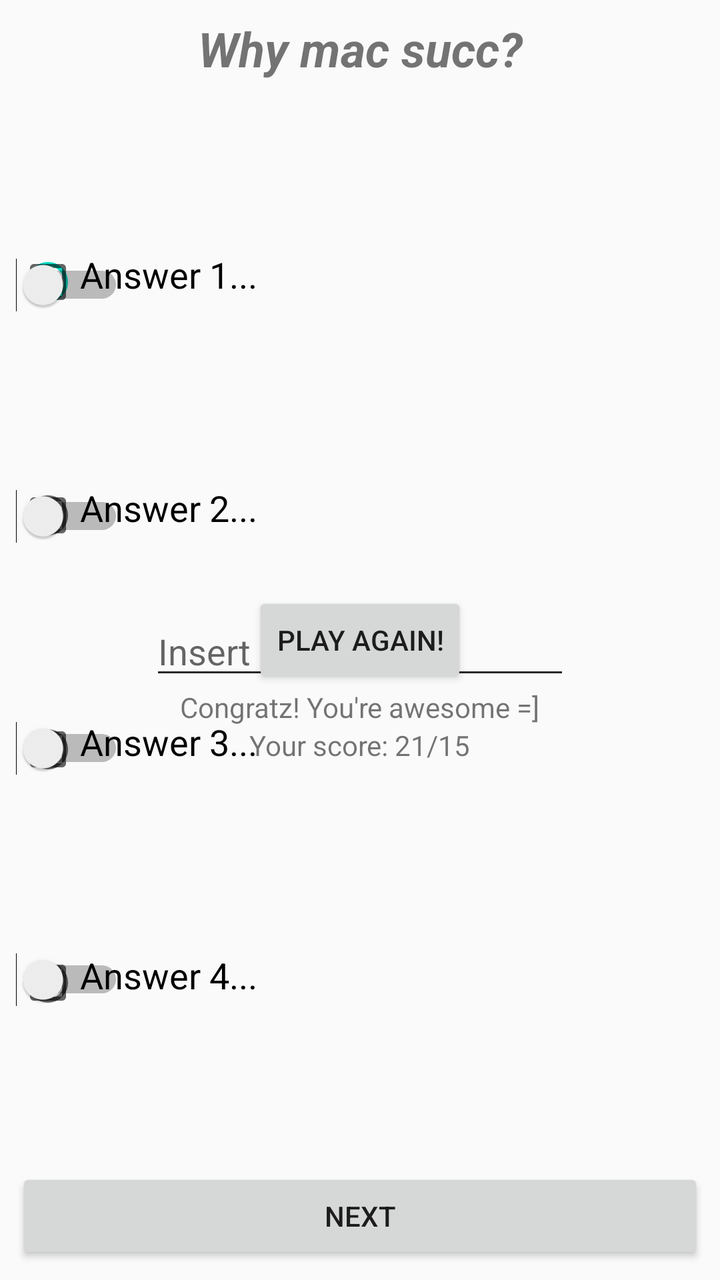
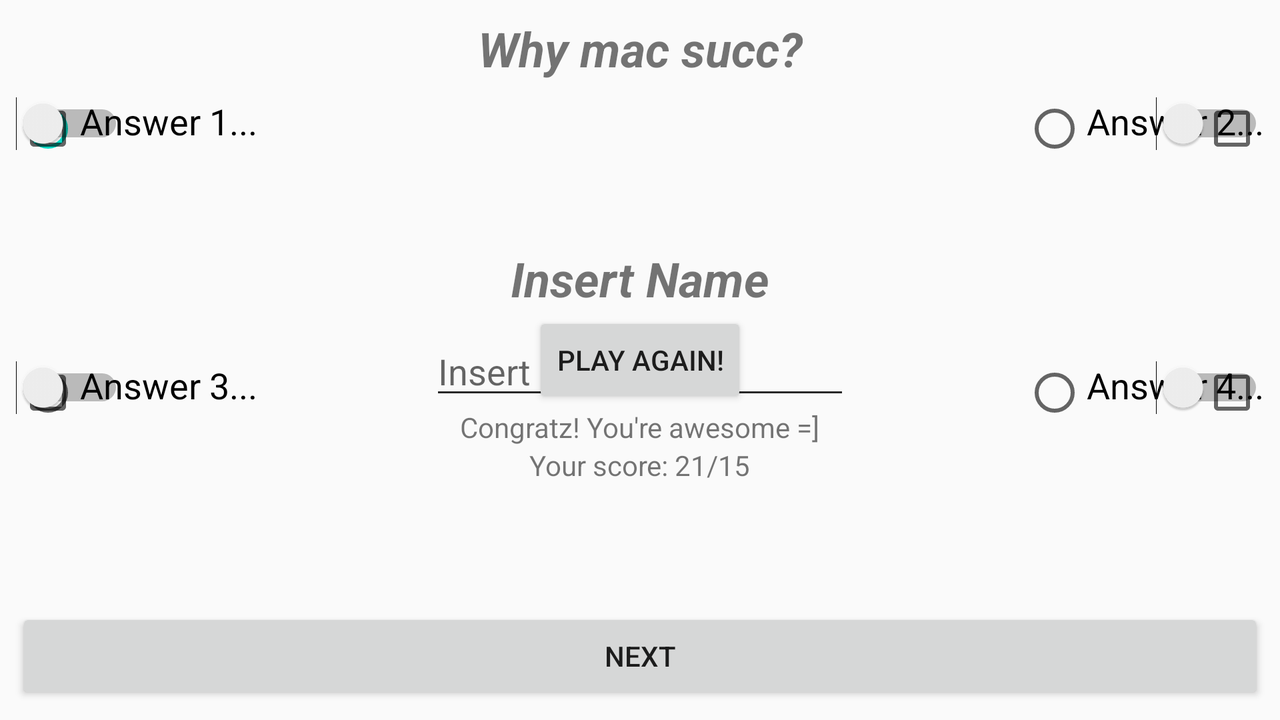

Compare how this app lays out the same screen by default and in its alternative resource folder. The renders come first, then the two layout files and the values they reference.
<!-- AndroidManifest.xml: application theme AppTheme -->
<!-- res/layout/fragment_answer.xml -->
<?xml version="1.0" encoding="utf-8"?>
<android.support.constraint.ConstraintLayout xmlns:android="http://schemas.android.com/apk/res/android"
    xmlns:app="http://schemas.android.com/apk/res-auto"
    xmlns:tools="http://schemas.android.com/tools"
    android:layout_width="match_parent"
    android:layout_height="match_parent">

    <Button
        android:id="@+id/next_button"
        style="@style/BottomButton"
        android:text="@string/next"
        app:layout_constraintBottom_toBottomOf="parent"
        app:layout_constraintEnd_toEndOf="parent"
        app:layout_constraintStart_toStartOf="parent"
        tools:visibility="visible" />

    <Button
        android:id="@+id/play_again_button"
        style="@style/CenterButton"
        android:text="@string/play_again"
        app:layout_constraintBottom_toBottomOf="parent"
        app:layout_constraintEnd_toEndOf="parent"
        app:layout_constraintStart_toStartOf="parent"
        app:layout_constraintTop_toTopOf="parent"
        tools:visibility="visible" />

    <TextView
        android:id="@+id/question_name_tv"
        style="@style/TitleText"
        app:layout_constraintEnd_toEndOf="parent"
        app:layout_constraintStart_toStartOf="parent"
        app:layout_constraintTop_toTopOf="parent"
        tools:text="Why mac succ?"
        tools:visibility="visible" />

    <RadioButton
        android:id="@+id/radio_button_1"
        style="@style/QuizPicker"
        android:checked="true"
        app:layout_constraintBottom_toTopOf="@id/radio_button_2"
        app:layout_constraintStart_toStartOf="parent"
        app:layout_constraintTop_toBottomOf="@id/question_name_tv"
        tools:text="Answer 1..."
        tools:visibility="visible" />

    <RadioButton
        android:id="@+id/radio_button_2"
        style="@style/QuizPicker"
        app:layout_constraintBottom_toTopOf="@id/radio_button_3"
        app:layout_constraintStart_toStartOf="parent"
        app:layout_constraintTop_toBottomOf="@id/radio_button_1"
        tools:text="Answer 2..."
        tools:visibility="visible" />

    <RadioButton
        android:id="@+id/radio_button_3"
        style="@style/QuizPicker"
        app:layout_constraintBottom_toTopOf="@id/radio_button_4"
        app:layout_constraintStart_toStartOf="parent"
        app:layout_constraintTop_toBottomOf="@id/radio_button_2"
        tools:text="Answer 3..."
        tools:visibility="visible" />

    <RadioButton
        android:id="@+id/radio_button_4"
        style="@style/QuizPicker"
        app:layout_constraintBottom_toTopOf="@id/button_barrier"
        app:layout_constraintStart_toStartOf="parent"
        app:layout_constraintTop_toBottomOf="@id/radio_button_3"
        tools:text="Answer 4..."
        tools:visibility="visible" />

    <CheckBox
        android:id="@+id/checkbox_1"
        style="@style/QuizPicker"
        app:layout_constraintBottom_toTopOf="@id/checkbox_2"
        app:layout_constraintStart_toStartOf="parent"
        app:layout_constraintTop_toBottomOf="@id/question_name_tv"
        tools:visibility="visible" />

    <CheckBox
        android:id="@+id/checkbox_2"
        style="@style/QuizPicker"
        app:layout_constraintBottom_toTopOf="@id/checkbox_3"
        app:layout_constraintStart_toStartOf="parent"
        app:layout_constraintTop_toBottomOf="@id/checkbox_1"
        tools:visibility="visible" />

    <CheckBox
        android:id="@+id/checkbox_3"
        style="@style/QuizPicker"
        app:layout_constraintBottom_toTopOf="@id/checkbox_4"
        app:layout_constraintStart_toStartOf="parent"
        app:layout_constraintTop_toBottomOf="@id/checkbox_2"
        tools:visibility="visible" />

    <CheckBox
        android:id="@+id/checkbox_4"
        style="@style/QuizPicker"
        app:layout_constraintBottom_toTopOf="@id/button_barrier"
        app:layout_constraintStart_toStartOf="parent"
        app:layout_constraintTop_toBottomOf="@id/checkbox_3"
        tools:visibility="visible" />

    <Switch
        android:id="@+id/switch_1"
        style="@style/QuizPicker"
        app:layout_constraintBottom_toTopOf="@id/switch_2"
        app:layout_constraintStart_toStartOf="parent"
        app:layout_constraintTop_toBottomOf="@id/question_name_tv"
        tools:visibility="visible" />

    <Switch
        android:id="@+id/switch_2"
        style="@style/QuizPicker"
        app:layout_constraintBottom_toTopOf="@id/switch_3"
        app:layout_constraintStart_toStartOf="parent"
        app:layout_constraintTop_toBottomOf="@id/switch_1"
        tools:visibility="visible" />

    <Switch
        android:id="@+id/switch_3"
        style="@style/QuizPicker"
        app:layout_constraintBottom_toTopOf="@id/switch_4"
        app:layout_constraintStart_toStartOf="parent"
        app:layout_constraintTop_toBottomOf="@id/switch_2"
        tools:visibility="visible" />

    <Switch
        android:id="@+id/switch_4"
        style="@style/QuizPicker"
        app:layout_constraintBottom_toTopOf="@id/button_barrier"
        app:layout_constraintStart_toStartOf="parent"
        app:layout_constraintTop_toBottomOf="@id/switch_3"
        tools:visibility="visible" />

    <EditText
        android:id="@+id/edit_answer"
        style="@style/QuizEdit"
        android:hint="@string/insert_answer_hint"
        app:layout_constraintBottom_toBottomOf="parent"
        app:layout_constraintEnd_toEndOf="parent"
        app:layout_constraintStart_toStartOf="parent"
        app:layout_constraintTop_toTopOf="parent"
        tools:visibility="visible" />

    <TextView
        android:id="@+id/user_name_label"
        style="@style/TitleText"
        android:text="@string/insert_name_label"
        app:layout_constraintBottom_toTopOf="@id/user_name_edit"
        app:layout_constraintEnd_toEndOf="parent"
        app:layout_constraintStart_toStartOf="parent" />

    <EditText
        android:id="@+id/user_name_edit"
        style="@style/QuizNameEdit"
        android:hint="@string/insert_name_hint"
        app:layout_constraintBottom_toBottomOf="parent"
        app:layout_constraintEnd_toEndOf="parent"
        app:layout_constraintStart_toStartOf="parent"
        app:layout_constraintTop_toTopOf="parent"
        tools:visibility="visible" />

    <TextView
        android:id="@+id/congratz_tv"
        android:layout_width="wrap_content"
        android:layout_height="wrap_content"
        android:visibility="invisible"
        app:layout_constraintEnd_toEndOf="parent"
        app:layout_constraintStart_toStartOf="parent"
        app:layout_constraintTop_toBottomOf="@id/play_again_button"
        tools:text="Congratz! You're awesome =]"
        tools:visibility="visible" />

    <TextView
        android:id="@+id/score_tv"
        android:layout_width="wrap_content"
        android:layout_height="wrap_content"
        android:visibility="invisible"
        app:layout_constraintEnd_toEndOf="parent"
        app:layout_constraintStart_toStartOf="parent"
        app:layout_constraintTop_toBottomOf="@id/congratz_tv"
        tools:text="Your score: 21/15"
        tools:visibility="visible" />

    <android.support.constraint.Barrier
        android:id="@+id/button_barrier"
        android:layout_width="wrap_content"
        android:layout_height="wrap_content"
        app:barrierDirection="top"
        app:constraint_referenced_ids="next_button" />

</android.support.constraint.ConstraintLayout>
<!-- resources referenced by this layout -->
<resources>
  <string name="insert_answer_hint">Insert answer…</string>
  <string name="insert_name_hint">Name…</string>
  <string name="insert_name_label">Insert Name</string>
  <string name="next">Next</string>
  <string name="play_again">play again!</string>
  <style name="BottomButton">
          <item name="android:layout_width">0dp</item>
          <item name="android:layout_height">wrap_content</item>
          <item name="android:layout_margin">@dimen/margin_medium</item>
          <item name="android:visibility">invisible</item>
      </style>
  <style name="CenterButton">
          <item name="android:layout_width">wrap_content</item>
          <item name="android:layout_height">wrap_content</item>
          <item name="android:layout_margin">@dimen/margin_medium</item>
          <item name="android:visibility">invisible</item>
      </style>
  <style name="QuizEdit">
          <item name="android:layout_width">wrap_content</item>
          <item name="android:layout_height">wrap_content</item>
          <item name="android:layout_marginStart">@dimen/margin_medium</item>
          <item name="android:layout_marginTop">@dimen/margin_medium</item>
          <item name="android:layout_marginEnd">@dimen/margin_medium</item>
          <item name="android:ems">10</item>
          <item name="android:gravity">start</item>
          <item name="android:minLines">1</item>
          <item name="android:maxLines">4</item>
          <item name="android:hint">@string/chooser_hint</item>
          <item name="android:inputType">textCapSentences|textNoSuggestions|textMultiLine</item>
          <item name="android:visibility">invisible</item>
      </style>
  <style name="QuizNameEdit">
          <item name="android:layout_width">wrap_content</item>
          <item name="android:layout_height">wrap_content</item>
          <item name="android:layout_marginStart">@dimen/margin_medium</item>
          <item name="android:layout_marginTop">@dimen/margin_medium</item>
          <item name="android:layout_marginEnd">@dimen/margin_medium</item>
          <item name="android:ems">10</item>
          <item name="android:gravity">center</item>
          <item name="android:inputType">textCapSentences|textNoSuggestions</item>
          <item name="android:visibility">invisible</item>
      </style>
  <style name="QuizPicker">
          <item name="android:layout_width">wrap_content</item>
          <item name="android:layout_height">wrap_content</item>
          <item name="android:layout_marginStart">@dimen/margin_medium</item>
          <item name="android:layout_marginTop">@dimen/margin_medium</item>
          <item name="android:layout_marginEnd">@dimen/margin_medium</item>
          <item name="android:gravity">start</item>
          <item name="android:textSize">@dimen/picker_text_size</item>
          <item name="android:visibility">invisible</item>
      </style>
  <style name="TitleText">
          <item name="android:layout_width">wrap_content</item>
          <item name="android:layout_height">wrap_content</item>
          <item name="android:layout_margin">@dimen/margin_medium</item>
          <item name="android:textSize">@dimen/label_text_size</item>
          <item name="android:textStyle">bold|italic</item>
          <item name="android:visibility">invisible</item>
      </style>
  <style name="AppTheme" parent="Theme.AppCompat.Light.NoActionBar">
          
          <item name="colorPrimary">@color/colorPrimary</item>
          <item name="colorPrimaryDark">@color/colorPrimaryDark</item>
          <item name="colorAccent">@color/colorAccent</item>
      </style>
  <dimen name="margin_medium">8dp</dimen>
  <string name="chooser_hint">Answer…</string>
  <dimen name="picker_text_size">18sp</dimen>
  <dimen name="label_text_size">24sp</dimen>
</resources>
<!-- res/layout-land/fragment_answer.xml (the repository's variant of the layout above) -->
<!-- drawn on the phone turned sideways -->
<?xml version="1.0" encoding="utf-8"?>
<android.support.constraint.ConstraintLayout xmlns:android="http://schemas.android.com/apk/res/android"
    xmlns:app="http://schemas.android.com/apk/res-auto"
    xmlns:tools="http://schemas.android.com/tools"
    android:layout_width="match_parent"
    android:layout_height="match_parent">

    <Button
        android:id="@+id/next_button"
        style="@style/BottomButton"
        android:text="@string/next"
        app:layout_constraintBottom_toBottomOf="parent"
        app:layout_constraintEnd_toEndOf="parent"
        app:layout_constraintStart_toStartOf="parent"
        tools:visibility="visible" />

    <Button
        android:id="@+id/play_again_button"
        style="@style/CenterButton"
        android:text="@string/play_again"
        app:layout_constraintBottom_toBottomOf="parent"
        app:layout_constraintEnd_toEndOf="parent"
        app:layout_constraintStart_toStartOf="parent"
        app:layout_constraintTop_toTopOf="parent"
        tools:visibility="visible" />

    <TextView
        android:id="@+id/question_name_tv"
        style="@style/TitleText"
        app:layout_constraintEnd_toEndOf="parent"
        app:layout_constraintStart_toStartOf="parent"
        app:layout_constraintTop_toTopOf="parent"
        tools:text="Why mac succ?"
        tools:visibility="visible" />

    <RadioButton
        android:id="@+id/radio_button_1"
        style="@style/QuizPicker"
        android:checked="true"
        app:layout_constraintStart_toStartOf="parent"
        app:layout_constraintTop_toBottomOf="@+id/question_name_tv"
        tools:text="Answer 1..."
        tools:visibility="visible" />

    <RadioButton
        android:id="@+id/radio_button_2"
        style="@style/QuizPicker"
        app:layout_constraintEnd_toEndOf="parent"
        app:layout_constraintTop_toBottomOf="@+id/question_name_tv"
        tools:text="Answer 2..."
        tools:visibility="visible" />

    <RadioButton
        android:id="@+id/radio_button_3"
        style="@style/QuizPicker"
        app:layout_constraintBottom_toTopOf="@id/button_barrier"
        app:layout_constraintStart_toStartOf="parent"
        app:layout_constraintTop_toBottomOf="@+id/radio_button_1"
        tools:text="Answer 3..."
        tools:visibility="visible" />

    <RadioButton
        android:id="@+id/radio_button_4"
        style="@style/QuizPicker"
        app:layout_constraintBottom_toTopOf="@id/button_barrier"
        app:layout_constraintEnd_toEndOf="parent"
        app:layout_constraintTop_toBottomOf="@+id/radio_button_2"
        tools:text="Answer 4..."
        tools:visibility="visible" />

    <CheckBox
        android:id="@+id/checkbox_1"
        style="@style/QuizPicker"
        app:layout_constraintStart_toStartOf="parent"
        app:layout_constraintTop_toBottomOf="@id/question_name_tv"
        tools:visibility="visible" />

    <CheckBox
        android:id="@+id/checkbox_2"
        style="@style/QuizPicker"
        app:layout_constraintEnd_toEndOf="parent"
        app:layout_constraintTop_toBottomOf="@+id/question_name_tv"
        tools:visibility="visible" />

    <CheckBox
        android:id="@+id/checkbox_3"
        style="@style/QuizPicker"
        app:layout_constraintBottom_toTopOf="@id/button_barrier"
        app:layout_constraintStart_toStartOf="parent"
        app:layout_constraintTop_toBottomOf="@id/checkbox_1"
        tools:visibility="visible" />

    <CheckBox
        android:id="@+id/checkbox_4"
        style="@style/QuizPicker"
        app:layout_constraintBottom_toTopOf="@id/button_barrier"
        app:layout_constraintEnd_toEndOf="parent"
        app:layout_constraintTop_toBottomOf="@id/checkbox_2"
        tools:visibility="visible" />

    <Switch
        android:id="@+id/switch_1"
        style="@style/QuizPicker"
        app:layout_constraintStart_toStartOf="parent"
        app:layout_constraintTop_toBottomOf="@id/question_name_tv"
        tools:visibility="visible" />

    <Switch
        android:id="@+id/switch_2"
        style="@style/QuizPicker"
        app:layout_constraintEnd_toEndOf="parent"
        app:layout_constraintTop_toBottomOf="@+id/question_name_tv"
        tools:visibility="visible" />

    <Switch
        android:id="@+id/switch_3"
        style="@style/QuizPicker"
        app:layout_constraintBottom_toTopOf="@id/button_barrier"
        app:layout_constraintStart_toStartOf="parent"
        app:layout_constraintTop_toBottomOf="@id/switch_1"
        tools:visibility="visible" />

    <Switch
        android:id="@+id/switch_4"
        style="@style/QuizPicker"
        app:layout_constraintBottom_toTopOf="@id/button_barrier"
        app:layout_constraintEnd_toEndOf="parent"
        app:layout_constraintTop_toBottomOf="@id/switch_2"
        tools:visibility="visible" />

    <EditText
        android:id="@+id/edit_answer"
        style="@style/QuizEdit"
        android:hint="@string/insert_answer_hint"
        app:layout_constraintBottom_toBottomOf="parent"
        app:layout_constraintEnd_toEndOf="parent"
        app:layout_constraintStart_toStartOf="parent"
        app:layout_constraintTop_toTopOf="parent"
        tools:visibility="visible" />

    <TextView
        android:id="@+id/user_name_label"
        style="@style/TitleText"
        android:text="@string/insert_name_label"
        app:layout_constraintBottom_toTopOf="@id/user_name_edit"
        app:layout_constraintEnd_toEndOf="parent"
        app:layout_constraintStart_toStartOf="parent"
        tools:visibility="visible" />

    <EditText
        android:id="@+id/user_name_edit"
        style="@style/QuizNameEdit"
        android:hint="@string/insert_name_hint"
        app:layout_constraintBottom_toBottomOf="parent"
        app:layout_constraintEnd_toEndOf="parent"
        app:layout_constraintStart_toStartOf="parent"
        app:layout_constraintTop_toTopOf="parent"
        tools:visibility="visible" />

    <TextView
        android:id="@+id/congratz_tv"
        android:layout_width="wrap_content"
        android:layout_height="wrap_content"
        android:visibility="invisible"
        app:layout_constraintEnd_toEndOf="parent"
        app:layout_constraintStart_toStartOf="parent"
        app:layout_constraintTop_toBottomOf="@id/play_again_button"
        tools:text="Congratz! You're awesome =]"
        tools:visibility="visible" />

    <TextView
        android:id="@+id/score_tv"
        android:layout_width="wrap_content"
        android:layout_height="wrap_content"
        android:visibility="invisible"
        app:layout_constraintEnd_toEndOf="parent"
        app:layout_constraintStart_toStartOf="parent"
        app:layout_constraintTop_toBottomOf="@id/congratz_tv"
        tools:text="Your score: 21/15"
        tools:visibility="visible" />

    <android.support.constraint.Barrier
        android:id="@+id/button_barrier"
        android:layout_width="wrap_content"
        android:layout_height="wrap_content"
        app:barrierDirection="top"
        app:constraint_referenced_ids="next_button" />

</android.support.constraint.ConstraintLayout>
